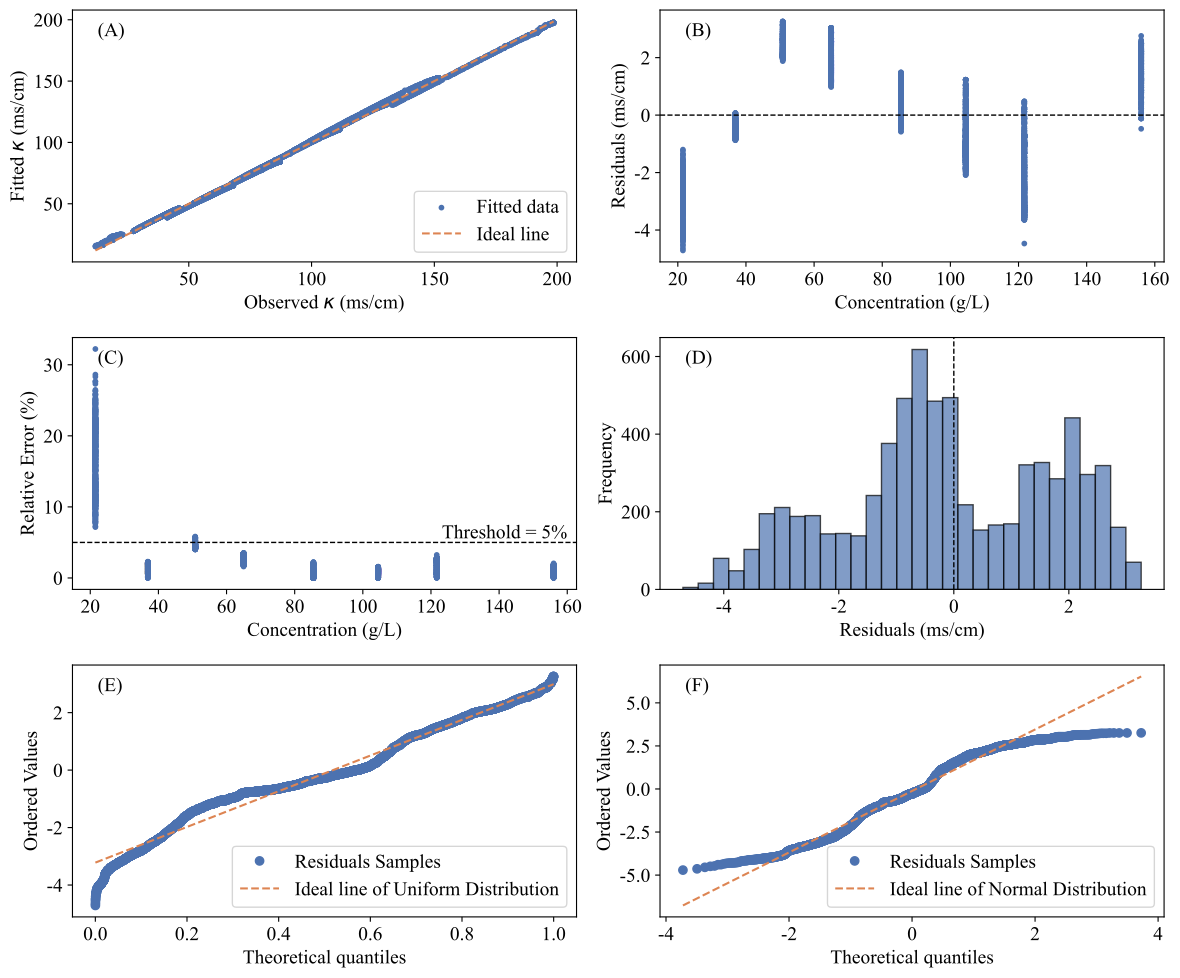

Reproduce this figure in Python.
import pandas as pd
import matplotlib.pyplot as plt
import matplotlib.image as mpimg
import os
import numpy as np
import seaborn as sns
from scipy.optimize import curve_fit
import scipy.stats as stats

plt.rcParams['font.family'] = 'Times New Roman'
plt.rcParams['axes.unicode_minus'] = False
plt.rcParams['font.size'] = 14                   # 全局字体大小
plt.rcParams['axes.titlesize'] = 14              # 图标题字体大小
plt.rcParams['axes.labelsize'] = 14              # 轴标签字体大小
plt.rcParams['xtick.labelsize'] = 14             # x 轴刻度字体大小
plt.rcParams['ytick.labelsize'] = 14             # y 轴刻度字体大小
plt.rcParams['legend.fontsize'] = 14             # 图例字体大小
c = sns.color_palette("deep")

dataAll = pd.read_csv(r'ecAll.csv')

# \kappa(C,T) = (P_1T +P_2)C^n exp(\frac{P_3C}{T-P_4})

def conductivity_model( T, C, P1, P2, P3, P4, n):
    return (P1 * T + P2) * C**n * np.exp((P3 * C) / (T - P4))

C_data = dataAll.iloc[:, 0].values
T_data = dataAll.iloc[:, 2].values
kappa_data = dataAll.iloc[:, 1].values
# print(C_data.shape, T_data.shape, kappa_data.shape)
x_data = np.vstack((T_data, C_data)).T
# print(x_data.shape)
initial_guess = np.array([1 ,1, 1, 1, 1])

popt, pcov = curve_fit(
    lambda x, P1, P2, P3, P4, n: conductivity_model(x[:,0], x[:,1], P1, P2, P3, P4, n),
    x_data, kappa_data, p0=initial_guess
)

perr = np.sqrt(np.diag(pcov))
print("Fitted Parameters:", popt)
print("Parameter Errors:", perr)

confidence_interval = 1.96 * perr

# 计算拟合值
yfit = conductivity_model(x_data[:,0], x_data[:,1], *popt)

# 计算残差
residuals = kappa_data - yfit

# 计算均方误差 
mse = np.mean(residuals**2)
print(f"均方误差 (MSE): {mse}")

# 计算均方根误差 (RMSE)
rmse = np.sqrt(mse)
print(f"均方根误差 (RMSE): {rmse}")

# 计算 R^2 值
ss_res = np.sum(residuals**2)
ss_tot = np.sum((kappa_data - np.mean(kappa_data))**2)
r2 = 1 - (ss_res / ss_tot)
print(f"R^2 值: {r2}")

fig = plt.figure(figsize=(12,10))

ax1 = fig.add_subplot(3,2,1)
plt.scatter(kappa_data, yfit, color=c[0],label = 'Fitted data', s=10)
plt.plot([min(kappa_data), max(kappa_data)], [min(kappa_data), max(kappa_data)], color=c[1], linestyle='--', label = 'Ideal line')  # 理想的拟合线
plt.xlabel(r'Observed $\kappa$ (ms/cm)')
plt.ylabel(r'Fitted $\kappa$ (ms/cm)')
# plt.title('Observed vs Fitted Plot')
plt.text(0.05,0.95, '(A)', transform=ax1.transAxes, fontsize=14, fontweight='normal', va='top', ha='left')
plt.legend(loc='lower right')


# 残差
ax2 = fig.add_subplot(3,2,2)
plt.scatter(C_data, residuals, color=c[0], label='Residuals', s=10)
plt.axhline(0, color='black', linestyle='--', linewidth=1)  # 添加水平线 y=0
plt.xlabel('Concentration (g/L)')
plt.ylabel('Residuals (ms/cm)')
# plt.legend()
plt.text(0.05,0.95, '(B)', transform=ax2.transAxes, fontsize=14, fontweight='normal', va='top', ha='left')


# 相对误差
ax3 = fig.add_subplot(3,2,3)
relative_error = np.abs( residuals / kappa_data) * 100
plt.scatter(C_data, relative_error, color=c[0], label='Relative error', s=10)
plt.axhline(5, color='black', linestyle='--', linewidth=1)  
plt.text(
    x=160,  # 文字的 x 坐标（调整为适合的位置）
    y=5,  # 文字的 y 坐标（与水平线相同）
    s="Threshold = 5%",  # 文本内容
    fontsize=14,
    verticalalignment="bottom",  # 对齐方式
    horizontalalignment="right",  # 对齐方式
)
plt.xlabel('Concentration (g/L)')
plt.ylabel('Relative Error (%)')
# plt.legend()
plt.text(0.05,0.95, '(C)', transform=ax3.transAxes, fontsize=14, fontweight='normal', va='top', ha='left')

ax4 = fig.add_subplot(3,2,4)
plt.hist(residuals, bins=30, color=c[0], edgecolor='black', alpha=0.7)
plt.axvline(0, color='black', linestyle='--', linewidth=1)  # 添加零值参考线
plt.xlabel('Residuals (ms/cm)')
plt.ylabel('Frequency')
# plt.title('Residuals Histogram')
plt.text(0.05,0.95, '(D)', transform=ax4.transAxes, fontsize=14, fontweight='normal', va='top', ha='left')

ax5 = plt.subplot(3,2,5)
stats.probplot(residuals, dist="uniform", plot=plt)
plt.text(0.05,0.95, '(E)', transform=ax5.transAxes, fontsize=14, fontweight='normal', va='top', ha='left')
line = ax5.get_lines()[0]  # 获取第一条线（正态拟合线）
line.set_color(c[0])     # 设置颜色为蓝色
line.set_label('Residuals Samples')
line2 = ax5.get_lines()[1] 
line2.set_color(c[1])
line2.set_label('Ideal line of Uniform Distribution')
line2.set_linestyle('--')
plt.title('') 
plt.legend(loc = 'lower right')

# line.set_linewidth(2)      # 设置线宽

ax6 = plt.subplot(3,2,6)
stats.probplot(residuals, dist="norm", plot=plt)
plt.text(0.05,0.95, '(F)', transform=ax6.transAxes, fontsize=14, fontweight='normal', va='top', ha='left')
line = ax6.get_lines()[0]  # 获取第一条线（正态拟合线）
line.set_color(c[0])     # 设置颜色为蓝色
line.set_label('Residuals Samples')
line2 = ax6.get_lines()[1]
line2.set_color(c[1])
line2.set_label('Ideal line of Normal Distribution')
line2.set_linestyle('--')
plt.title('') 
plt.legend(loc = 'lower right')

RelativeError = pd.DataFrame(relative_error)
RelativeError.to_csv(r'ecRelativeerror.csv')

plt.tight_layout()
plt.savefig(r'ecfit.pdf', dpi=300, bbox_inches='tight')
plt.show()

# fig, ax = plt.subplots(1, 1, figsize=(6, 5))
# ax.plot(data01.iloc[:, 2], data01.iloc[:, 1], c=c[0], label='21.5 g/L')
# ax.plot(data02.iloc[:, 2], data02.iloc[:, 1], c=c[1], label='36.9 g/L')
# ax.plot(data03.iloc[:, 2], data03.iloc[:, 1], c=c[2], label='50.8 g/L')
# ax.plot(data045.iloc[:, 2], data045.iloc[:, 1], c=c[3], label='65.0 g/L')
# ax.plot(data80.iloc[:, 2], data80.iloc[:, 1], c=c[4], label='85.5 g/L')
# ax.plot(data06.iloc[:, 2], data06.iloc[:, 1], c=c[5], label='104.5 g/L')
# ax.plot(data120.iloc[:, 2], data120.iloc[:, 1], c=c[6], label='121.7 g/L')
# ax.plot(data085.iloc[:, 2], data085.iloc[:, 1], c=c[7], label='156.0 g/L')
# ax.set_xlabel('Temperature (℃)')
# ax.set_ylabel('Conductivity (mS/cm)')
# ax.legend(ncol=2)
# ax.grid(True, linestyle='--', linewidth=0.5)

# plt.savefig('ec.pdf',format='pdf', dpi=300, bbox_inches='tight')
# plt.show()
